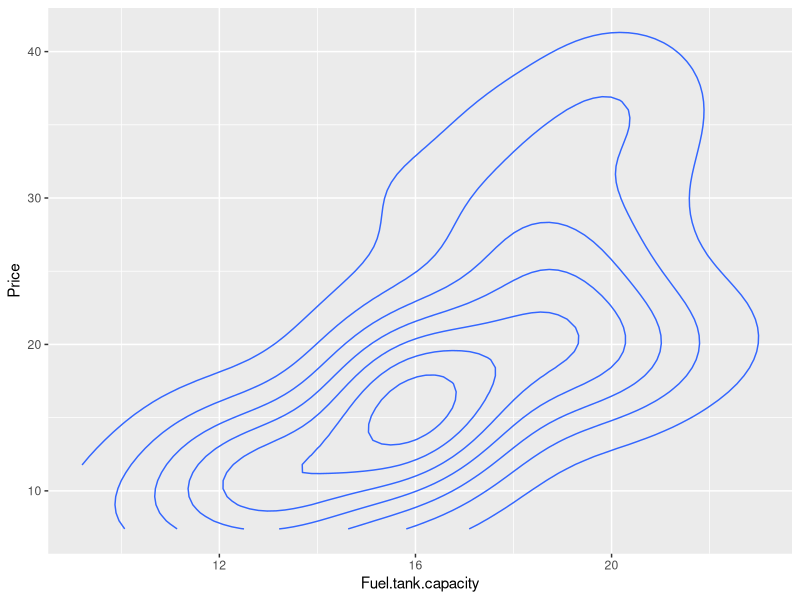
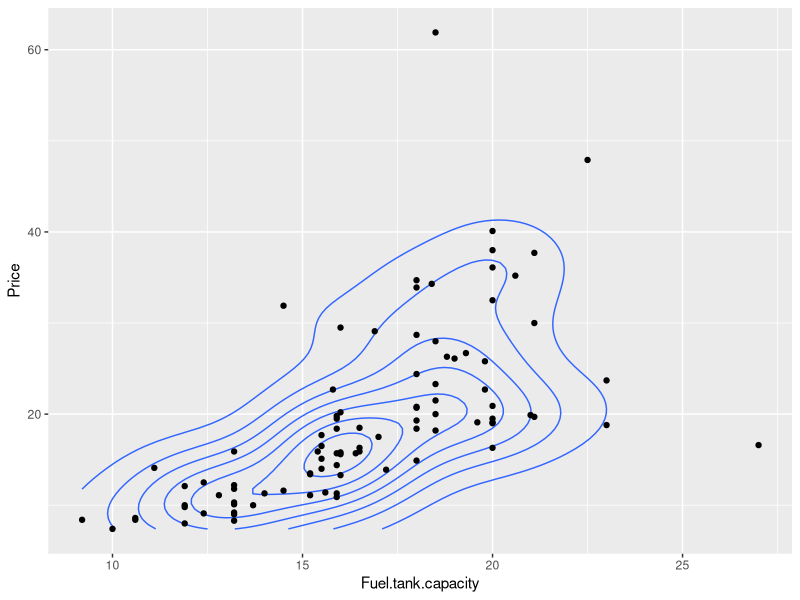
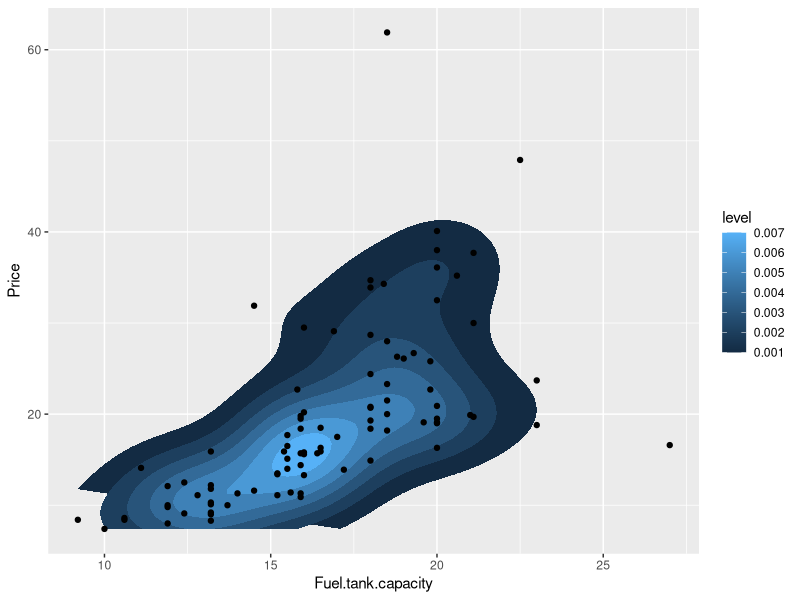
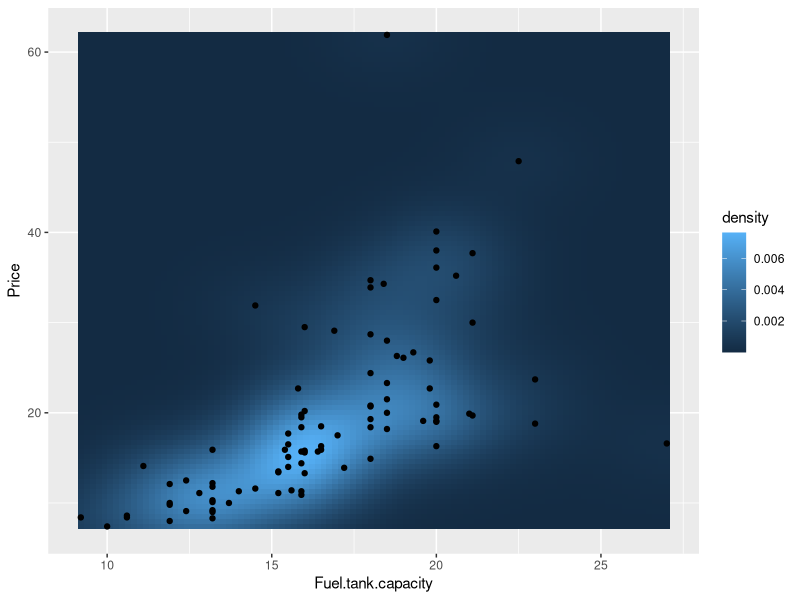
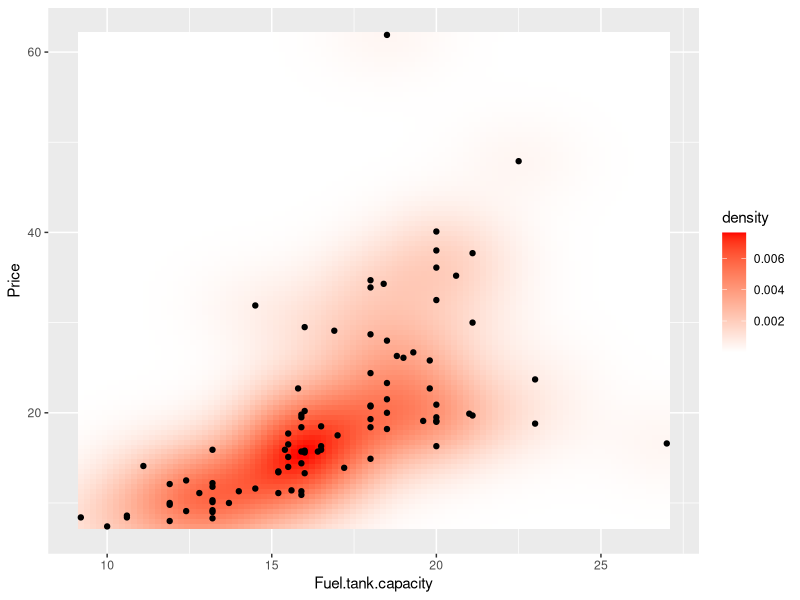
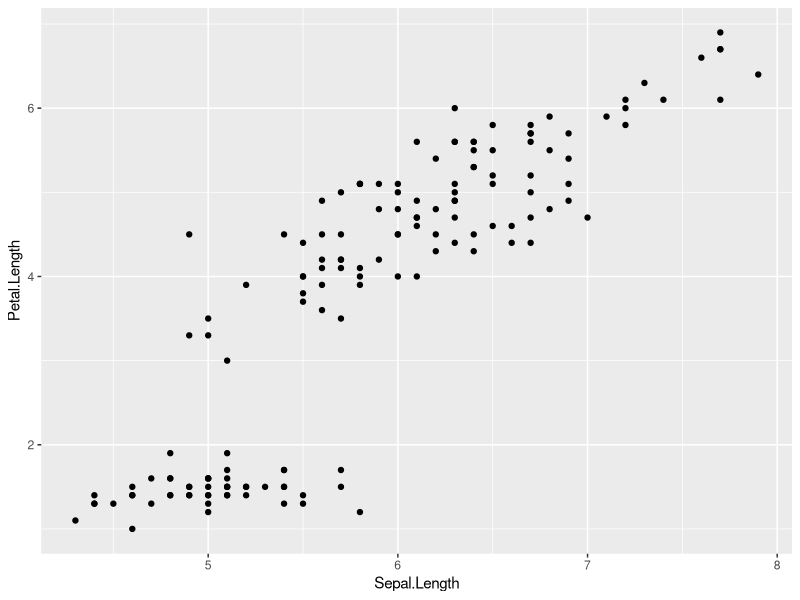
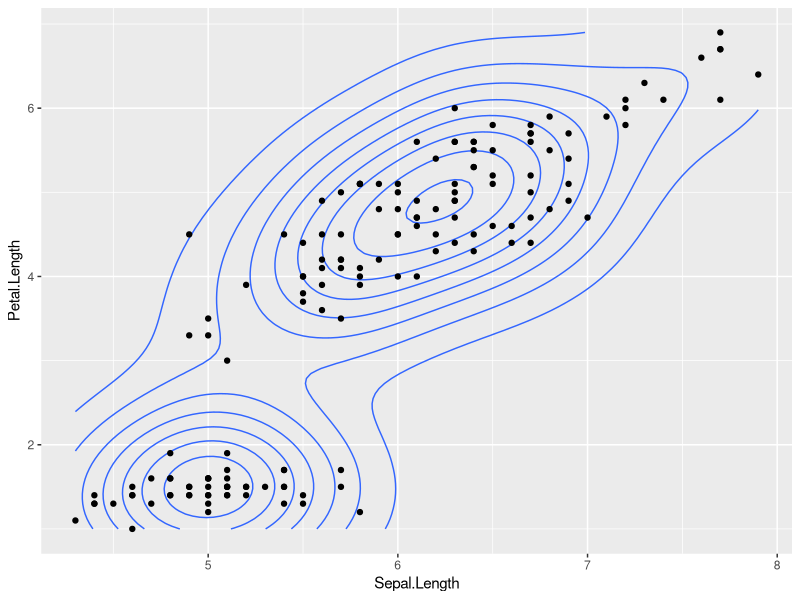
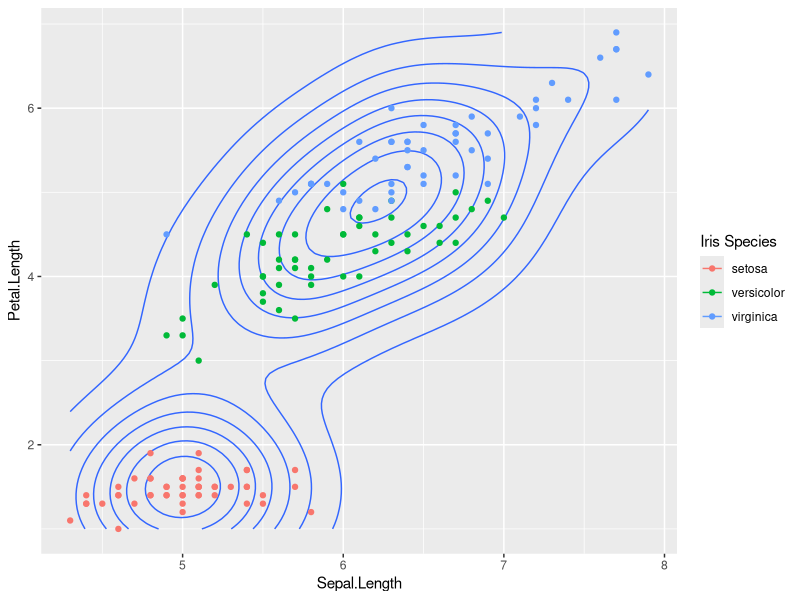

Source code (R) for these figures, in order:
## ---- chunk 1
library(MASS)
library(tidyverse)
data(Cars93)
## ---- chunk 2
ggplot(data = Cars93, aes(x = Fuel.tank.capacity, y = Price)) + 
  geom_density2d()
## ---- chunk 3
ggplot(data = Cars93, aes(x = Fuel.tank.capacity, y = Price)) + 
  geom_density2d() + 
  geom_point()
## ---- chunk 4
ggplot(data = Cars93, aes(x = Fuel.tank.capacity, y = Price)) + 
  stat_density2d(aes(fill = ..level..), geom = "polygon") + 
  geom_point()
## ---- chunk 5
ggplot(data = Cars93, aes(x = Fuel.tank.capacity, y = Price)) + 
  stat_density2d(aes(fill = ..density..), geom = "tile", contour = F) + 
  geom_point()
## ---- chunk 6
ggplot(data = Cars93, aes(x = Fuel.tank.capacity, y = Price)) + 
  stat_density2d(aes(fill = ..density..), geom = "tile", contour = F) + 
  geom_point() + 
  scale_fill_gradient(low = "white", high = "red")
## ---- chunk 7
data("iris")
head(iris)

ggplot(data = iris, aes(x = Sepal.Length, y = Petal.Length)) + 
  geom_point()
## ---- chunk 8
ggplot(data = iris, aes(x = Sepal.Length, y = Petal.Length)) + 
  geom_density2d() + 
  geom_point()
## ---- chunk 9
ggplot(data = iris, aes(x = Sepal.Length, y = Petal.Length)) + 
  geom_density2d() + 
  geom_point(aes(color = Species)) + 
  labs(color = "Iris Species")
## ---- chunk 10
ggplot(data = iris, aes(x = Sepal.Length, y = Petal.Length)) + 
  geom_density2d(h = c(1, 1/2)) + 
  geom_point(aes(color = Species))
## ---- chunk 11
#install.packages("GGally")
library(GGally)
cars_sub <- select(Cars93, Price, Fuel.tank.capacity, AirBags, Origin)
ggpairs(cars_sub, columns = 1:3, aes(color = Origin))

